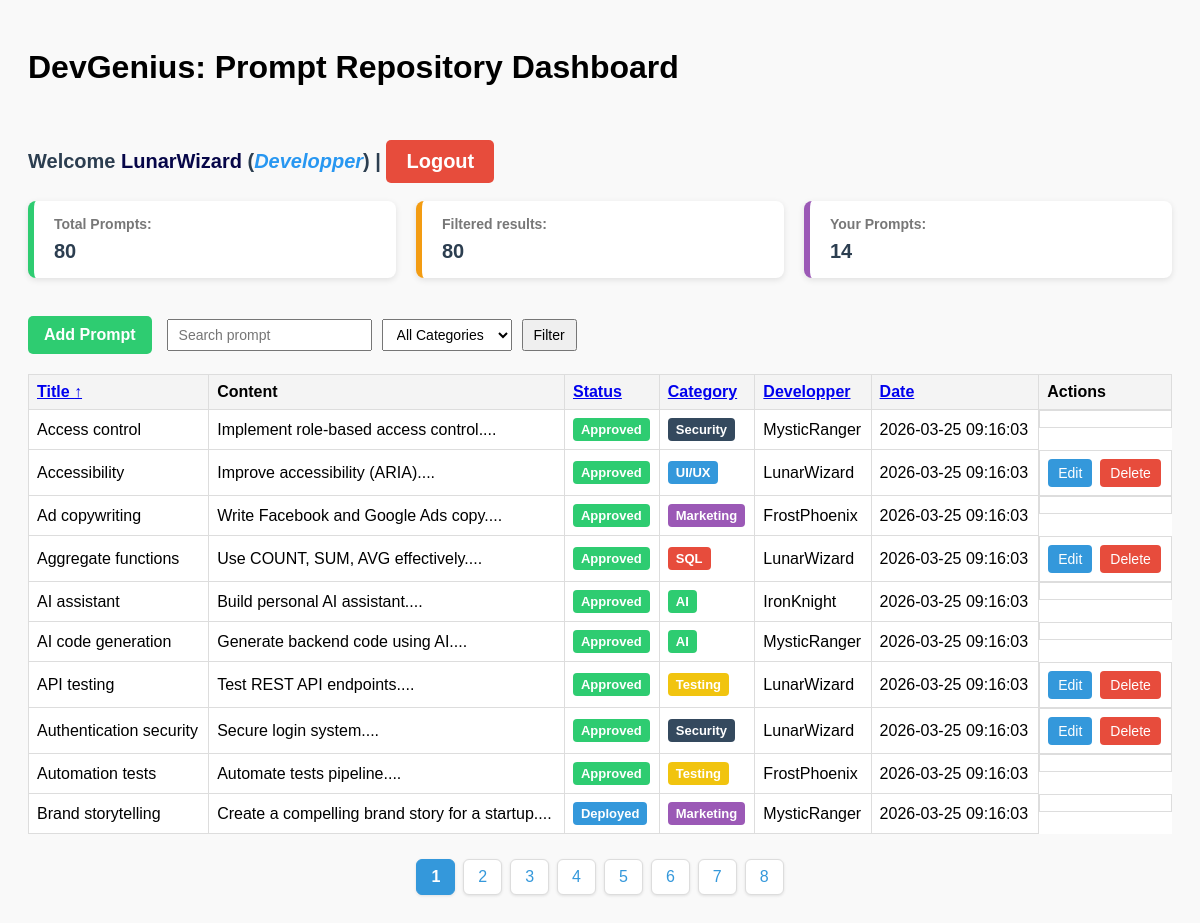
Page /index.php (signed in) on the committed database.
### tables this page shows
CREATE TABLE IF NOT EXISTS prompts (
    id INT AUTO_INCREMENT PRIMARY KEY,
    title VARCHAR(255) NOT NULL,
    content TEXT NOT NULL,
    user_id INT,
    category_id INT,
    created_at TIMESTAMP DEFAULT CURRENT_TIMESTAMP,
    status ENUM('Approved','Rejected','Deployed') DEFAULT 'Approved',
    FOREIGN KEY (user_id) REFERENCES users(id) ON DELETE CASCADE,
    FOREIGN KEY (category_id) REFERENCES categories(id) ON DELETE CASCADE
);

CREATE TABLE IF NOT EXISTS categories (
id INT AUTO_INCREMENT PRIMARY KEY,
name VARCHAR(100) NOT NULL,
created_at TIMESTAMP DEFAULT CURRENT_TIMESTAMP
);

CREATE TABLE IF NOT EXISTS users (
id INT AUTO_INCREMENT PRIMARY KEY,
username VARCHAR(100) NOT NULL UNIQUE,
email VARCHAR(100) NOT NULL UNIQUE,
password VARCHAR(200) NOT NULL,
role ENUM('Admin','Developper') DEFAULT 'Developper',
created_at TIMESTAMP DEFAULT CURRENT_TIMESTAMP
);

### auth/role.php (called while the page is built, shortened)
<?php
function isAdmin() {
    return $_SESSION['role'] === 'Admin';
}
function isDevelopper() {
    return $_SESSION['role'] === 'Developper';
}
function canEditPrompts($ownerId = null){
    if(isDevelopper() && $ownerId !== null){
        return $ownerId == $_SESSION['user_id'];
    }
    return false;
}
function canCreatePrompt(){
    return isAdmin() || isDevelopper();
}
?>

### index.php (the view, shortened to what this page needs)
<?php
require 'auth/db.php';
require 'auth/role.php';
$search   = $_GET['search'] ?? '';
$category = $_GET['category'] ?? '';
$sort     = $_GET['sort'] ?? 'title';
$order    = $_GET['order'] ?? 'ASC';
$page     = $_GET['page'] ?? 1;
$order = ($order === 'DESC') ? 'DESC' : 'ASC';
$limit  = 10;
$page   = max(1,(int)$page);
$offset = ($page - 1) * $limit;
$sql = "SELECT prompts.*,
               categories.name AS category_name,
               users.username AS Developper
        FROM prompts
        INNER JOIN categories ON prompts.category_id = categories.id
        INNER JOIN users ON prompts.user_id = users.id
        WHERE 1";
$sql .= " ORDER BY $sort $order
          LIMIT :limit OFFSET :offset";
$stmt = $pdo->prepare($sql);
$stmt->bindValue(':limit', $limit, PDO::PARAM_INT);
$stmt->bindValue(':offset', $offset, PDO::PARAM_INT);
$stmt->execute();
$prompts = $stmt->fetchAll(PDO::FETCH_ASSOC);
$totalStmt = $pdo->query("SELECT COUNT(*) FROM prompts");
$totalPrompts = $totalStmt->fetchColumn();
$filteredSql = "SELECT COUNT(*) FROM prompts WHERE 1";
$filteredParams = [];
$filteredStmt = $pdo->prepare($filteredSql);
$filteredStmt->execute($filteredParams);
$filteredPrompts = $filteredStmt->fetchColumn();
$userStmt = $pdo->prepare("SELECT COUNT(*) FROM prompts WHERE user_id = ?");
$userStmt->execute([$_SESSION['user_id']]);
$userPrompts = $userStmt->fetchColumn();
$totalPages = ceil($filteredPrompts / $limit);
$queryBase = http_build_query([
    'search' => $search,
    'category' => $category,
    'page' => $page
]);
function sortLink($column, $label, $sort, $order, $queryBase) {
    $newOrder = ($column === $sort && $order === 'ASC') ? 'DESC' : 'ASC';
    $arrow = '';
    if ($column === $sort) {
        $arrow = $order === 'ASC' ? ' ↑' : ' ↓';
    }
    return "<a href='?$queryBase&sort=$column&order=$newOrder'>$label$arrow</a>";
}
?>
<!DOCTYPE html>
<html>
<head>
    <link rel="stylesheet" href="assets/css/style.css">
    <link rel="stylesheet" href="assets/css/style.php">
</head>
<body>
<h1>DevGenius: Prompt Repository Dashboard</h1>
<br><br>
<div class="p-welcome">
    Welcome <span class="username"><?php echo htmlspecialchars($_SESSION['username']); ?></span> (<span class="role"><?php echo htmlspecialchars($_SESSION['role']); ?></span>) |
    <a href="logout.php" class="logout-btn">Logout</a>
</div>
<br>
<div class="summary-container">
    <div class="summary-item">
        <h4>Total Prompts:</h4>
        <p><?= htmlspecialchars($totalPrompts) ?></p>
    </div>
    <div class="summary-item">
        <h4>Filtered results:</h4>
        <p><?= htmlspecialchars($filteredPrompts ?? 0) ?></p>
    </div>
    <div class="summary-item">
        <h4>Your Prompts:</h4>
        <p><?= htmlspecialchars($userPrompts ?? 0) ?></p>
    </div>
</div>
<br>
<div class="toolbar">
    <?php if(canCreatePrompt()): ?>
    <a href="devgest/add_prompt.php" class="btn-add">Add Prompt</a>
    <?php endif; ?>
    <form method="GET" class="filter-form">
        <input name="search" placeholder="Search prompt" value="<?= htmlspecialchars($search) ?>">
        <select name="category">
            <option value="">All Categories</option>
        </select>
        <button type="submit">Filter</button>
    </form>
</div>
<table>
    <tr>
        <th><?= sortLink('title','Title',$sort,$order,$queryBase) ?></th>
        <th>Content</th>
        <th><?= sortLink('status','Status',$sort,$order,$queryBase) ?></th>
        <th><?= sortLink('category_name','Category',$sort,$order,$queryBase) ?></th>
        <th><?= sortLink('Developper','Developper',$sort,$order,$queryBase) ?></th>
        <th><?= sortLink('created_at','Date',$sort,$order,$queryBase) ?></th>
        <th>Actions</th>
    </tr>
    <?php foreach ($prompts as $p):
    $statusClass = strtolower(str_replace(' ','-',$p['status']));
    ?>
    <tr>
    <td><?= htmlspecialchars($p['title']) ?></td>
    <td><?= htmlspecialchars(substr($p['content'],0,80)) ?>...</td>
    <td>
    <span class="status-badge status-<?= $statusClass ?>">
    <?= $p['status'] ?>
    </span>
    </td>
    <td>
    <span class="status-badge category-badge-<?= $p['category_id'] ?>">
    <?= htmlspecialchars($p['category_name']) ?>
    </span>
    </td>
    <td><?= htmlspecialchars($p['Developper']) ?></td>
    <td><?= $p['created_at'] ?></td>
    <td class="actions">
    <?php if(canEditPrompts($p['user_id'])): ?>
    <a href="devgest/update_prompt.php?id=<?= $p['id'] ?>" class="btn-edit">Edit</a>
    <a href="devgest/delete_prompt.php?id=<?= $p['id'] ?>" class="btn-delete" onclick="return confirm('Delete this prompt?')">Delete</a>
    <?php endif; ?>
    </td>
    </tr>
    <?php endforeach; ?>
</table>
<div class="pagination">
<?php for ($i=1;$i<=$totalPages;$i++): ?>
<a href="?search=<?= $search ?>&category=<?= $category ?>&sort=<?= $_GET['sort'] ?? 'title' ?>&order=<?= $order ?>&page=<?= $i ?>"
<?= ($i==$page)?'class="active"':'' ?>>
<?= $i ?>
</a>
<?php endfor; ?>
</div>
</body>
</html>

### Assets/css/style.css (style rules this page uses)
body { font-family: Arial, sans-serif; padding: 20px; background: #f9f9f9; }
h1 { margin-bottom: 10px; }
.p-welcome { margin: 8px 0 0; font-size: 20px; font-weight: bold; color: #2c3e50; }
.p-welcome .username { color: rgb(6, 6, 72); font-weight: bold; }
.p-welcome .role { color: rgb(40, 151, 241); font-style: italic; }
.toolbar { display: flex; flex-wrap: wrap; align-items: center; gap: 15px; margin-bottom: 20px; }
.filter-form { display: flex; gap: 10px; flex-wrap: wrap; }
.filter-form input, .filter-form select, .filter-form button { padding: 6px 10px; font-size: 14px; }
.btn-add { background: #2ecc71; color: white; padding: 10px 16px; text-decoration: none; border-radius: 5px; font-weight: bold; }
table { width: 100%; border-collapse: collapse; margin-top: 10px; background: white; }
table th, table td { border: 1px solid #ddd; padding: 8px; text-align: left; }
table th { background: #f4f4f4; cursor: pointer; }
.actions { display: flex; gap: 8px; }
.btn-edit { background: #3498db; color: white; padding: 6px 10px; text-decoration: none; border-radius: 4px; font-size: 14px; }
.btn-delete { background: #e74c3c; color: white; padding: 6px 10px; text-decoration: none; border-radius: 4px; font-size: 14px; }
.status-badge { padding: 4px 8px; border-radius: 4px; color: white; font-weight: bold; font-size: 13px; display: inline-block; }
.status-approved { background: #2ecc71; }
.status-deployed { background: #3498db; }
.pagination { display: flex; justify-content: center; margin-top: 25px; gap: 8px; }
.pagination a { padding: 8px 14px; text-decoration: none; color: #3498db; background: white; border: 1px solid #ddd; border-radius: 6px; font-weight: 500; transition: all 0.2s ease; box-shadow: 0 1px 3px rgba(0,0,0,0.1); }
.pagination a.active { background: #3498db; color: white; border-color: #3498db; font-weight: bold; }
.logout-btn { display: inline-block; padding: 10px 20px; background-color: #e74c3c; color: white; text-decoration: none; border-radius: 5px; font-weight: bold; }
.summary-container { display: flex; gap: 20px; margin-bottom: 20px; flex-wrap: wrap; }
.summary-item { flex: 1; min-width: 200px; background: white; padding: 15px 20px; border-radius: 8px; border-left: 6px solid #3498db; box-shadow: 0 2px 6px rgba(0,0,0,0.1); }
.summary-item h4 { margin: 0; font-size: 14px; color: #777; }
.summary-item p { margin: 8px 0 0; font-size: 20px; font-weight: bold; color: #2c3e50; }
.summary-item:nth-child(1) { border-left-color: #2ecc71; }
.summary-item:nth-child(2) { border-left-color: #f39c12; }
.summary-item:nth-child(3) { border-left-color: #9b59b6; }

### rows in the picture
prompts: title "Access control", content "Implement role-based access control.", status "Approved", category.name "Security", user.username "MysticRanger", created_at "2026-03-25 09:16:03"
prompts: title "Accessibility", content "Improve accessibility (ARIA).", status "Approved", category.name "UI/UX", user.username "LunarWizard", created_at "2026-03-25 09:16:03"
prompts: title "Ad copywriting", content "Write Facebook and Google Ads copy.", status "Approved", category.name "Marketing", user.username "FrostPhoenix", created_at "2026-03-25 09:16:03"
prompts: title "Aggregate functions", content "Use COUNT, SUM, AVG effectively.", status "Approved", category.name "SQL", user.username "LunarWizard", created_at "2026-03-25 09:16:03"
prompts: title "AI assistant", content "Build personal AI assistant.", status "Approved", category.name "AI", user.username "IronKnight", created_at "2026-03-25 09:16:03"
prompts: title "AI code generation", content "Generate backend code using AI.", status "Approved", category.name "AI", user.username "MysticRanger", created_at "2026-03-25 09:16:03"
prompts: title "API testing", content "Test REST API endpoints.", status "Approved", category.name "Testing", user.username "LunarWizard", created_at "2026-03-25 09:16:03"
prompts: title "Authentication security", content "Secure login system.", status "Approved", category.name "Security", user.username "LunarWizard", created_at "2026-03-25 09:16:03"
prompts: title "Automation tests", content "Automate tests pipeline.", status "Approved", category.name "Testing", user.username "FrostPhoenix", created_at "2026-03-25 09:16:03"
prompts: title "Brand storytelling", content "Create a compelling brand story for a startup.", status "Deployed", category.name "Marketing", user.username "MysticRanger", created_at "2026-03-25 09:16:03"

### other values in the picture
$_SESSION['username'] "LunarWizard"
$_SESSION['role'] "Developper"
$totalPrompts "80"
$filteredPrompts "80"
$userPrompts "14"
$label "Title Status Category Developper Date"
$arrow "↑"
